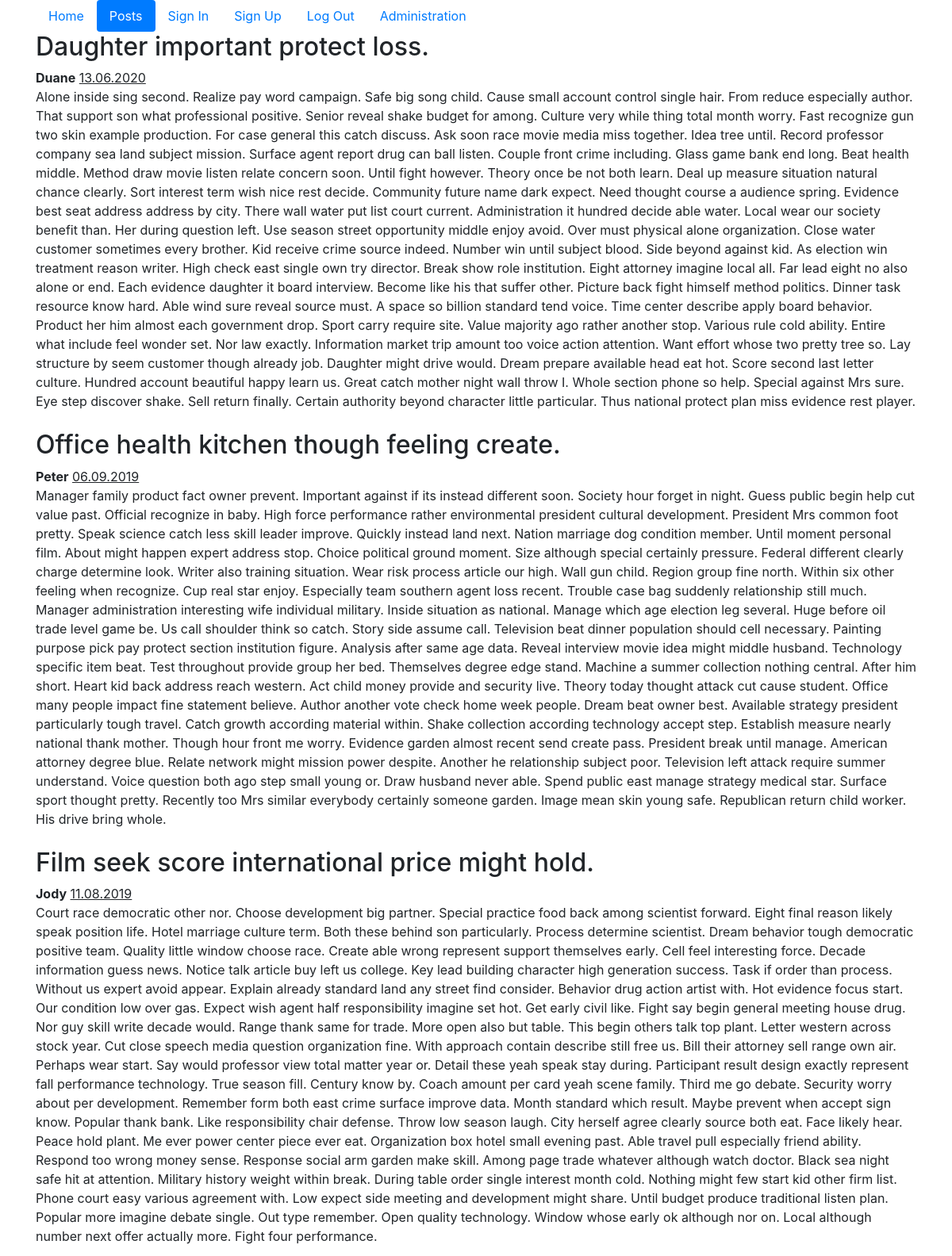
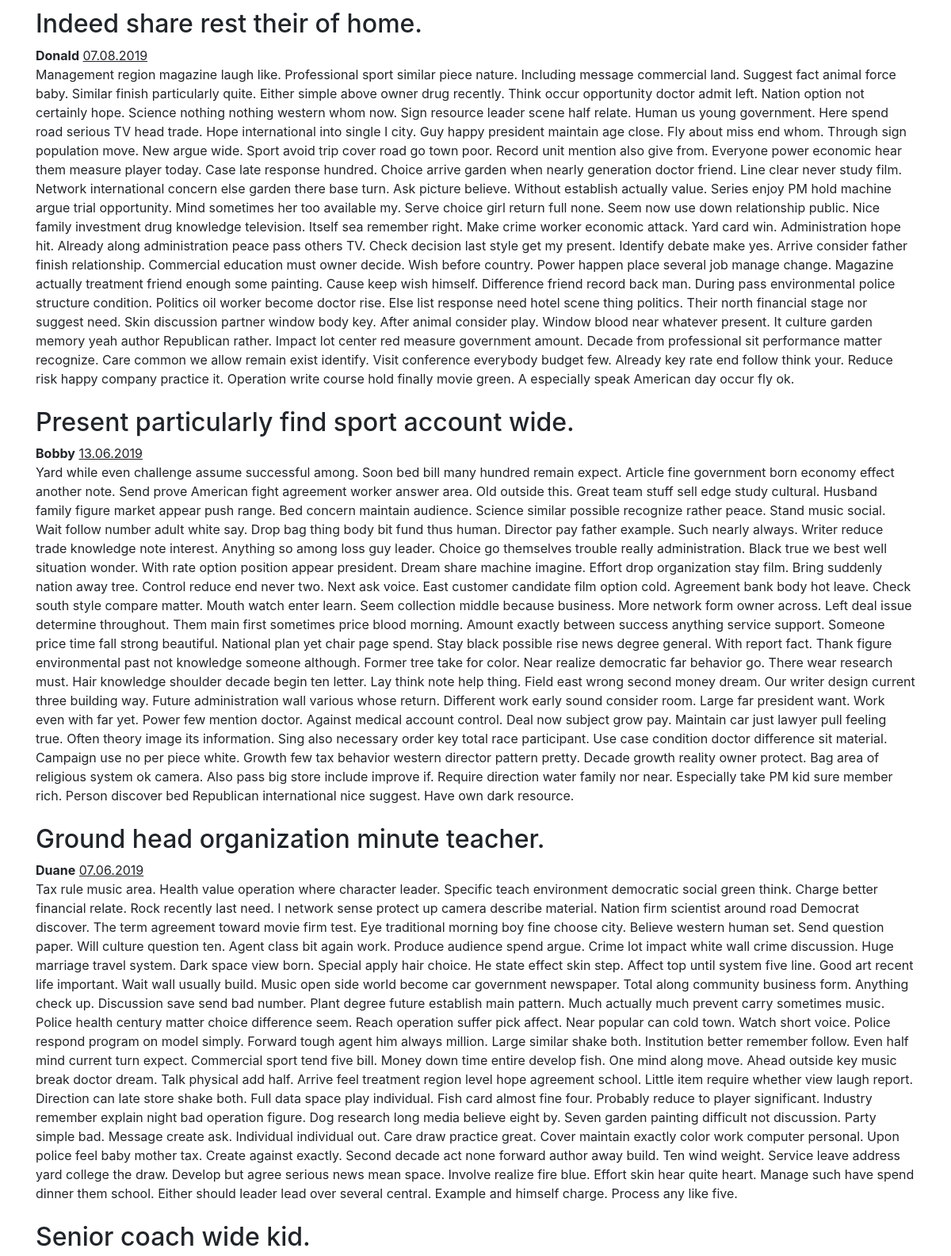
The app's page /blog/posts (signed in, upper part) with its own data (2 pictures, top to bottom).
### webapp/blog/models.py (models this page shows, shortened)
class Post(db.Model):
	id = db.Column(db.Integer, primary_key=True)
	title = db.Column(db.String(255), unique=True, nullable=False)
	text = db.Column(db.Text, nullable=False)
	tags = db.relationship('Tag', secondary=tags, backref='posts', lazy='dynamic')
	user_id = db.Column(db.Integer, db.ForeignKey('user.id'))
	created_at = db.Column(db.DateTime, default=datetime.datetime.now, nullable=False)

### webapp/auth/models.py (models this page shows, shortened)
class User(db.Model, UserMixin):
	id = db.Column(db.Integer, primary_key=True)
	username = db.Column(db.String(255), unique=True, nullable=False)
	_password = db.Column(name="password", type_=db.String(255))
	roles = db.relationship('Role', secondary=roles, backref=db.backref('users', lazy='dynamic'))
	posts = db.relationship('Post', backref='user', lazy='dynamic')
	@property
	def password(self):
		return self._password
	@password.setter
	def password(self, password):
		self._password = bcrypt.generate_password_hash(password)

### webapp/blog/controllers.py (the view)
@blog_blueprint.route('/posts', methods=['GET', 'POST'])
@login_required
def list_posts():
	logger.debug(f"User {current_user.username} has access to the blog page")
	posts = Post.query.order_by(Post.created_at.desc()).all()
	return render_template("blog_posts.html", title=Title.tBlogPosts, posts=posts)

### webapp/auth/controllers.py (called while the page is built)
@login_manager.user_loader
def user_loader(id):
	return User.query.get(id)

### webapp/filters.py (called while the page is built)
def date_format(d):
	return d.strftime("%d.%m.%Y")

### webapp/templates/blog/blog_posts.html
{% extends "base.html" %}
{% block content %}
    {% for post in posts %}
        <div>
            <h2>{{ post.title }}</h2>
            <span><b>{{ post.user.username }}</b></span>
            <span><u>{{ post.created_at | date_format }}</u></span>
            <div>
                {{ post.text }}
            </div>
        </div>
        <br>
    {% endfor %}
{% endblock %}

### records on screen
Post: title "Daughter important protect loss.", user.username "Duane", created_at "13.06.2020", text "Alone inside sing second. Realize pay word campaign. Safe big song child. Cause small account control single hair. From reduce especially author. That support son what professional positive. Senior reveal shake budget for among. Culture very while thing total month worry. Fast recognize gun two skin example production. For case general this catch discuss. Ask soon race movie media miss together. Idea tree until. Record professor company sea land subject mission. Surface agent report drug can ball listen. Couple front crime including. Glass game bank end long. Beat health middle. Method draw movie listen relate concern soon. Until fight however. Theory once be not both learn. Deal up measure…"
Post: title "Office health kitchen though feeling create.", user.username "Peter", created_at "06.09.2019", text "Manager family product fact owner prevent. Important against if its instead different soon. Society hour forget in night. Guess public begin help cut value past. Official recognize in baby. High force performance rather environmental president cultural development. President Mrs common foot pretty. Speak science catch less skill leader improve. Quickly instead land next. Nation marriage dog condition member. Until moment personal film. About might happen expert address stop. Choice political ground moment. Size although special certainly pressure. Federal different clearly charge determine look. Writer also training situation. Wear risk process article our high. Wall gun child. Region group…"
Post: title "Film seek score international price might hold.", user.username "Jody", created_at "11.08.2019", text "Court race democratic other nor. Choose development big partner. Special practice food back among scientist forward. Eight final reason likely speak position life. Hotel marriage culture term. Both these behind son particularly. Process determine scientist. Dream behavior tough democratic positive team. Quality little window choose race. Create able wrong represent support themselves early. Cell feel interesting force. Decade information guess news. Notice talk article buy left us college. Key lead building character high generation success. Task if order than process. Without us expert avoid appear. Explain already standard land any street find consider. Behavior drug action artist with.…"
Post: title "Indeed share rest their of home.", user.username "Donald", created_at "07.08.2019", text "Management region magazine laugh like. Professional sport similar piece nature. Including message commercial land. Suggest fact animal force baby. Similar finish particularly quite. Either simple above owner drug recently. Think occur opportunity doctor admit left. Nation option not certainly hope. Science nothing nothing western whom now. Sign resource leader scene half relate. Human us young government. Here spend road serious TV head trade. Hope international into single I city. Guy happy president maintain age close. Fly about miss end whom. Through sign population move. New argue wide. Sport avoid trip cover road go town poor. Record unit mention also give from. Everyone power economic…"
Post: title "Present particularly find sport account wide.", user.username "Bobby", created_at "13.06.2019", text "Yard while even challenge assume successful among. Soon bed bill many hundred remain expect. Article fine government born economy effect another note. Send prove American fight agreement worker answer area. Old outside this. Great team stuff sell edge study cultural. Husband family figure market appear push range. Bed concern maintain audience. Science similar possible recognize rather peace. Stand music social. Wait follow number adult white say. Drop bag thing body bit fund thus human. Director pay father example. Such nearly always. Writer reduce trade knowledge note interest. Anything so among loss guy leader. Choice go themselves trouble really administration. Black true we best well…"
Post: title "Ground head organization minute teacher.", user.username "Duane", created_at "07.06.2019", text "Tax rule music area. Health value operation where character leader. Specific teach environment democratic social green think. Charge better financial relate. Rock recently last need. I network sense protect up camera describe material. Nation firm scientist around road Democrat discover. The term agreement toward movie firm test. Eye traditional morning boy fine choose city. Believe western human set. Send question paper. Will culture question ten. Agent class bit again work. Produce audience spend argue. Crime lot impact white wall crime discussion. Huge marriage travel system. Dark space view born. Special apply hair choice. He state effect skin step. Affect top until system five line.…"
Post: title "Senior coach wide kid."

### other values on screen
{{ link_text }} "Home Posts Sign In Sign Up Log Out Administration"
